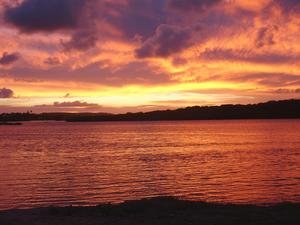
#> input picture sunset.jpg, 300 x 225 px
$ jupyter execute Plot.ipynb
#> lines starting #> are read from the running program, lines starting #| are printed output that depends on the picture
[cell 1]
import math
from matplotlib import image
from matplotlib import pyplot as plt

[cell 2]
data = image.imread('sunset.jpg')
#> data is the input picture: shape (225, 300, 3); mean R, G, B 151.2, 84.9, 68.8

#
# plt.plot(100, 100, marker='o', color="red")
# plt.imshow(data)
# plt.show()

#    Start, Stop
x = [50, 200]
#    x1, x2
y = [125, 100]
#    y1, y2
plt.plot(x, y, color="white", linewidth=3)
plt.imshow(data)
plt.show()
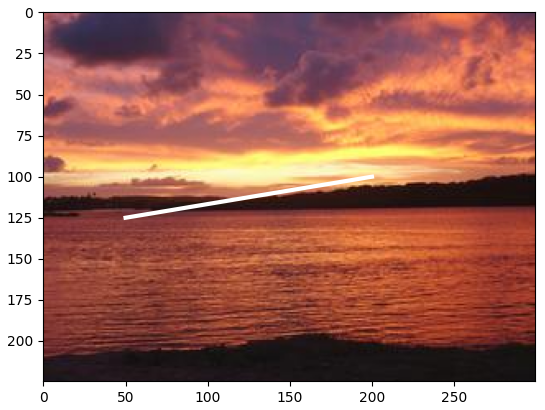
#> figure drawn by matplotlib, 1 panel

[cell 3]
def distanceCalculator(x,y):
    xVal = (x[1]**2-x[0]**2)
    yVal = (y[1]**2-y[0]**2)

    distance = math.sqrt(xVal+yVal)
    return "The distance between the two points is ", round(distance,3)

[cell 4]
print(distanceCalculator(x,y))

# Xray mapping

[cell 5]
xrayImage = image.imread('handXray.jfif')
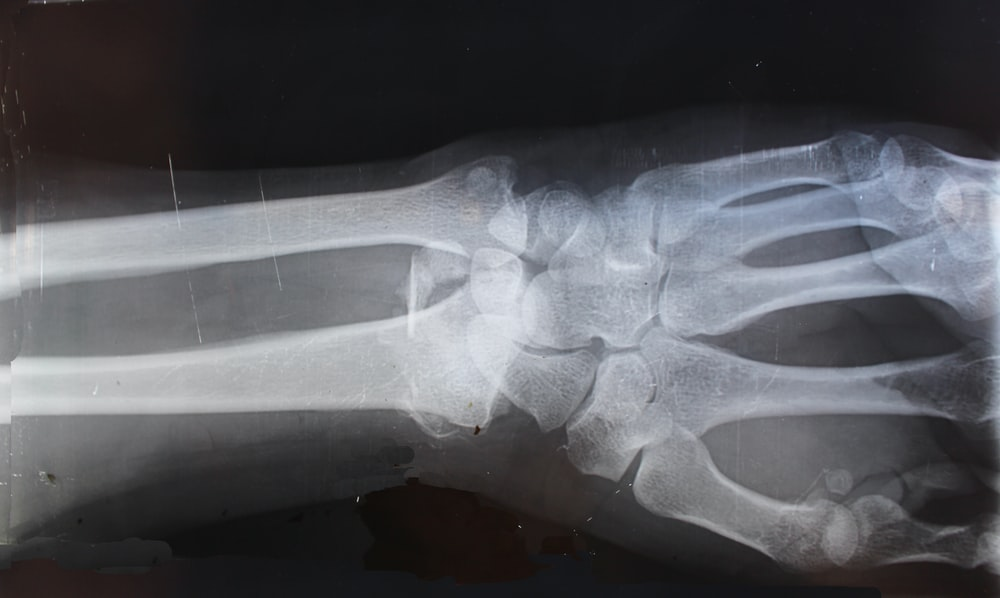
#> input picture handXray.jfif, 1000 x 598 px
#> xrayImage is the input picture: shape (598, 1000, 3); mean R, G, B 84.7, 85.5, 90

[cell 6]
x = [50, 420]
#    x1, x2
y = [240, 200]
#    y1, y2
plt.plot(x, y, color="black", linewidth=5)
plt.imshow(xrayImage)
plt.show()
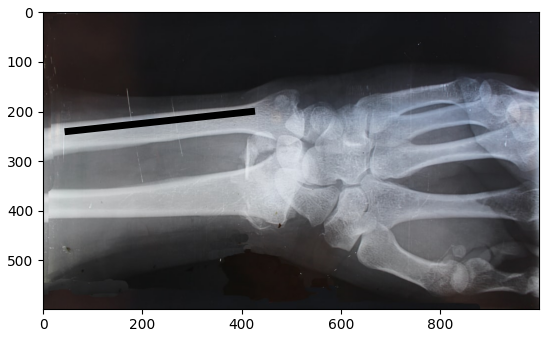
#> figure drawn by matplotlib, 1 panel

print(distanceCalculator(x,y))

[cell 7]
import cv2

class DrawLineWidget(object):
    def __init__(self):
        self.original_image = cv2.imread('handXray.jfif')
        self.clone = self.original_image.copy()

        cv2.namedWindow('image')
        cv2.setMouseCallback('image', self.extract_coordinates)

        # List to store start/end points
        self.image_coordinates = []

    def extract_coordinates(self, event, x, y, flags, parameters):
        # Record starting (x,y) coordinates on left mouse button click
        if event == cv2.EVENT_LBUTTONDOWN:
            self.image_coordinates = [(x,y)]

        # Record ending (x,y) coordintes on left mouse bottom release
        elif event == cv2.EVENT_LBUTTONUP:
            self.image_coordinates.append((x,y))
            print('Starting: {}, Ending: {}'.format(self.image_coordinates[0], self.image_coordinates[1]))

            # Draw line
            cv2.line(self.clone, self.image_coordinates[0], self.image_coordinates[1], (36,255,12), 2)
            cv2.imshow("image", self.clone)

        # Clear drawing boxes on right mouse button click
        elif event == cv2.EVENT_RBUTTONDOWN:
            self.clone = self.original_image.copy()

    def show_image(self):
        return self.clone

if __name__ == '__main__':
    draw_line_widget = DrawLineWidget()
    while True:
        cv2.imshow('image', draw_line_widget.show_image())
        key = cv2.waitKey(1)
#> (key Esc is pressed here)
